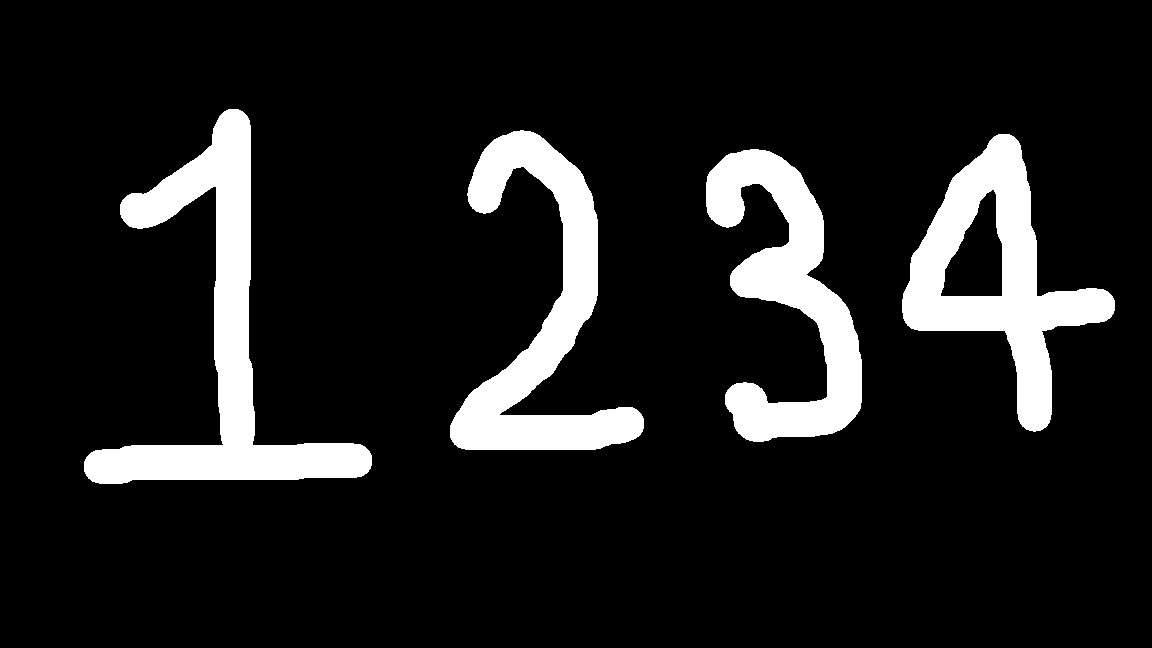
#> input picture Task_2_Segmentation/Kushagra_Experimentation/binarized/binarized_clean.png, 1152 x 648 px
$ python preview.py
#> lines starting #> are read from the running program, lines starting #| are printed output that depends on the picture; after the words box and inside, x2 and y2 are one past the last pixel; in counts of white or black regions, pixels touching at a corner belong together
import os, cv2

BIN_PATH = "binarized/binarized_clean.png"
GRAY_SRC = "inputs/1234.png"
OUT_DIR  = "outputs"
PAD = 2

os.makedirs(OUT_DIR, exist_ok=True)

# Load
th = cv2.imread(BIN_PATH, cv2.IMREAD_GRAYSCALE)
#> th: shape (648, 1152); 11.7% white; 4 white regions
gray = cv2.imread(GRAY_SRC, cv2.IMREAD_GRAYSCALE)
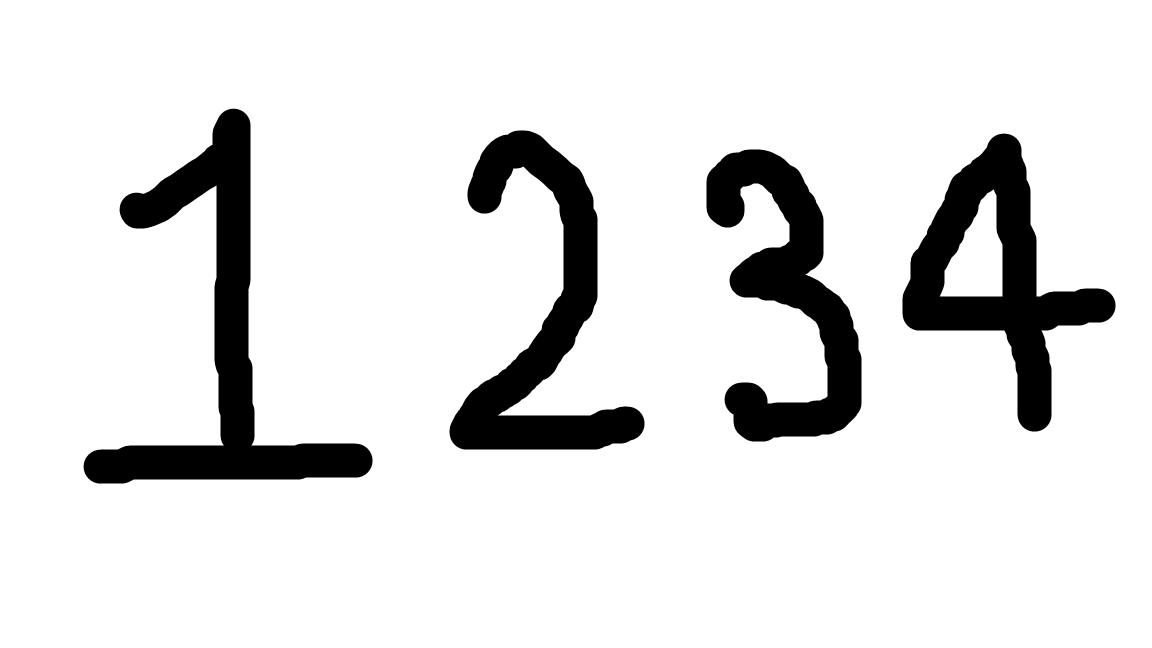
#> input picture Task_2_Segmentation/Kushagra_Experimentation/inputs/1234.png, 1152 x 648 px
#> gray is the input picture: shape (648, 1152); min 0, max 255, mean 225.5

# Find contours
contours, _ = cv2.findContours(th, cv2.RETR_EXTERNAL, cv2.CHAIN_APPROX_SIMPLE)
#> contours = 4 contours; box (x1, y1, x2, y2) and area: (902, 134, 1115, 432) 25092, (84, 109, 372, 484) 24502, (450, 130, 644, 450) 20532, (706, 149, 862, 442) 19179

boxes = []
for cnt in contours:
    x,y,w,h = cv2.boundingRect(cnt)
    if w*h > 50:
        boxes.append((x,y,w,h))
#> this loop made 4 passes
#> (x, y, w, h) on passes 1 to 4: (706, 149, 156, 293), (902, 134, 213, 298), (450, 130, 194, 320), (84, 109, 288, 375)
#> after the loop, boxes = [(706, 149, 156, 293), (902, 134, 213, 298), (450, 130, 194, 320), (84, 109, 288, 375)]
boxes.sort(key=lambda b: b[0])

# Make color version for drawing
vis = cv2.cvtColor(gray, cv2.COLOR_GRAY2BGR)

for i,(x,y,w,h) in enumerate(boxes):
    cv2.rectangle(vis, (x-PAD,y-PAD), (x+w+PAD, y+h+PAD), (0,255,0), 2)
    cv2.putText(vis, str(i), (x, y-5), cv2.FONT_HERSHEY_SIMPLEX, 0.7, (0,0,255), 2)
#> this loop made 4 passes
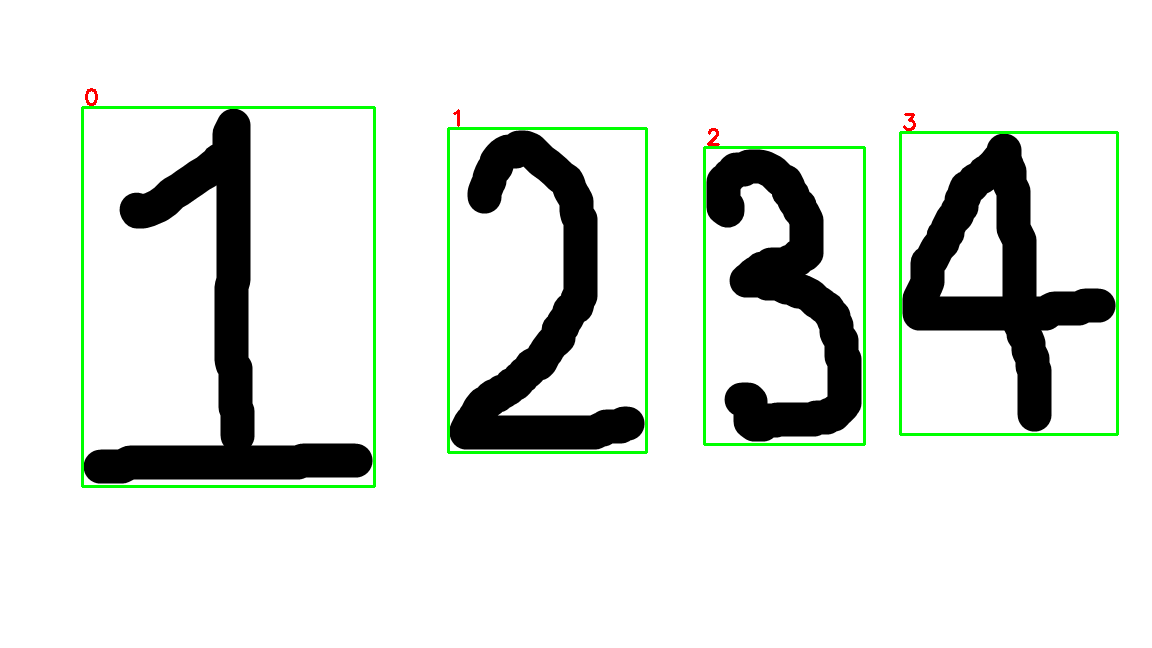
#> vis: shape (648, 1152, 3); 1.8% of pixels changed, all inside (x1, y1, x2, y2) = (81, 88, 1119, 488)

out_path = os.path.join(OUT_DIR, "preview_labeled.png")
cv2.imwrite(out_path, vis)
print(f"Saved labeled preview with {len(boxes)} digits -> {out_path}")
#| Saved labeled preview with 4 digits -> outputs/preview_labeled.png
